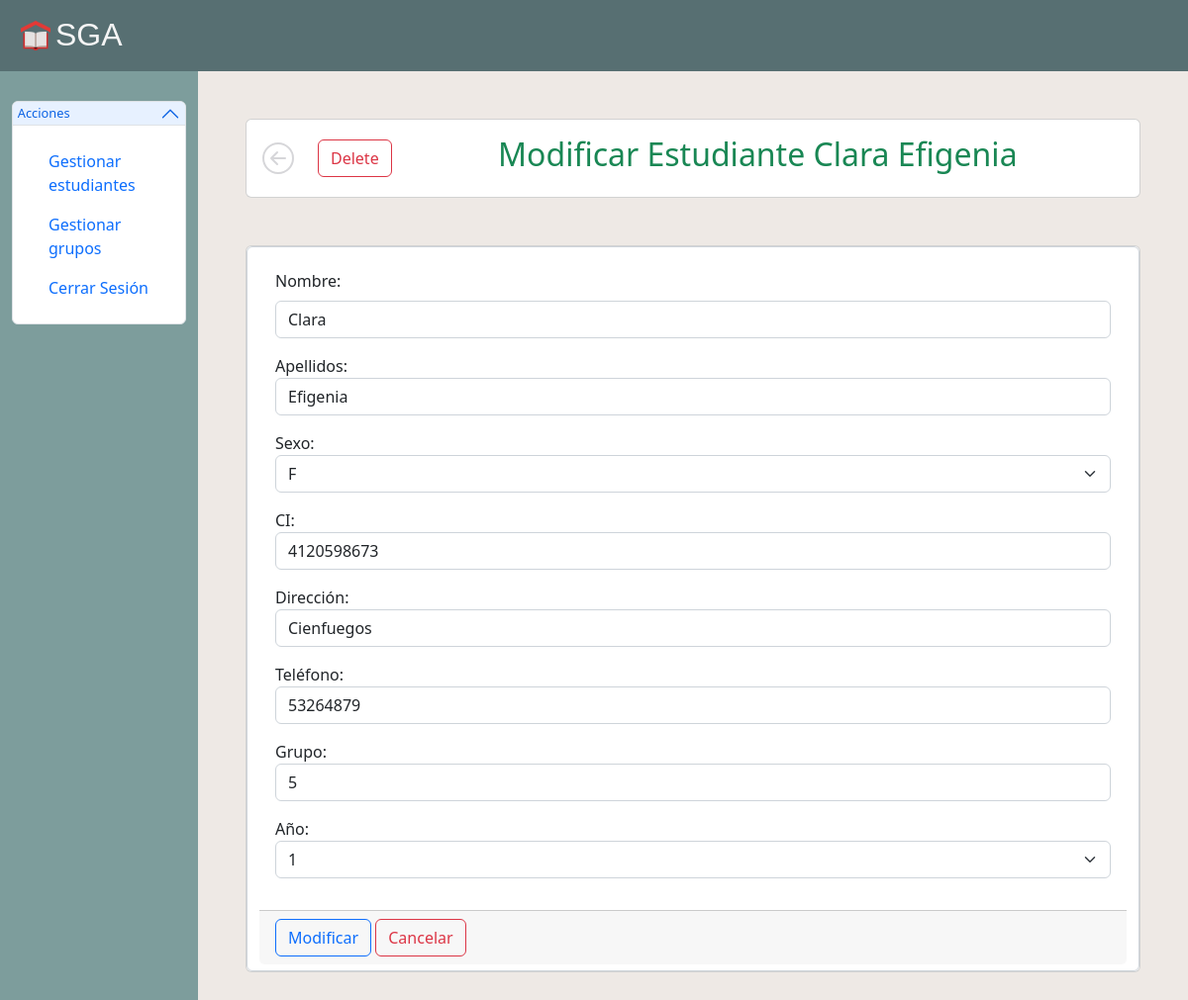
The app's page /secretaria/modificar_estudiante/4120598673 (signed in) with its own data.
### apps/secretaria/models.py (models this page shows, shortened)
class Estudiante(models.Model):
   nombre = models.CharField(max_length=20)
   apellidos = models.CharField(max_length=40)
   sexo = models.CharField(max_length=1, choices = (
      ('M', 'M'),
      ('F', 'F')
   ))
   ci = models.IntegerField()
   dir = models.CharField(max_length=100)
   tel = models.IntegerField()
   grupo = models.IntegerField()
   anno = models.CharField(max_length=1, choices= (
      ('1', '1'),
      ('2', '2'),
      ('3', '3'),
      ('4', '4'),
      ('5', '5')
   ))

### apps/secretaria/views.py (the view, shortened to what this page needs)
# urls.py: path('modificar_estudiante/<int:id>', views.modificarEstudiante, name='modificar_estudiante'),
@login_required
def modificarEstudiante(request, id):
   if request.method == 'GET':
      estudiante = get_object_or_404(Estudiante, ci=id)
      form = modificarForm(instance=estudiante)
      return render(request, 'estudiante/modificar_estudiante.html', {
         'estudiante' : estudiante, 'form' : form
      })

### apps/secretaria/forms.py
class modificarForm(ModelForm):
   class Meta:
      model = Estudiante
      fields = ['nombre', 'apellidos', 'sexo', 'ci', 'dir', 'tel', 'grupo', 'anno']

### apps/secretaria/templates/estudiante/modificar_estudiante.html (shortened to what this page needs)
{% extends 'layouts/base.html' %}
{% load static %}
{% block links %}
   <link rel="stylesheet" href="{% static 'css/insertar.css' %}">
{% endblock %}
{% block content %}
   <header class="flex-row justify-content-start p-3 card m-5">
      <a class="nav-link" href="{% url 'estudiantes' %}" title="back"></a>
      <form action="{% url 'eliminar_estudiante' estudiante.ci %}" method="POST" class="me-auto ms-4">
         <button class="btn btn-outline-danger">
            Delete
         </button>
      </form>
      <h2 class="me-auto text-success">Modificar Estudiante {{estudiante.nombre}} {{estudiante.apellidos}}</h2>
   </header>
   <div class="card m-5">
      <form action="" method="POST" class="form-control form-row d-flex flex-column">
         <div class="card-body">
            <fieldset><label class="form-label" for="">Nombre:</label>{{ form.nombre }}</fieldset>
            <fieldset><label for="">Apellidos:</label>{{ form.apellidos }}</fieldset>
            <fieldset><label for="">Sexo:</label>{{ form.sexo }}</fieldset>
            <fieldset><label for="">CI:</label>{{ form.ci }}</fieldset>
            <fieldset><label for="">Dirección:</label>{{ form.dir }}</fieldset>
            <fieldset><label for="">Teléfono:</label>{{ form.tel }}</fieldset>
            <fieldset><label for="">Grupo:</label>{{ form.grupo }}</fieldset>
            <fieldset><label for="">Año:</label>{{ form.anno }}</fieldset>
         </div>
         <div class="card-footer">
            <button class="btn btn-outline-primary">Modificar</button>
            <a href="{% url 'estudiantes' %}" class="btn btn-outline-danger">Cancelar</a>
         </div>
      </form>
   </div>
{% endblock %}

### apps/secretaria/static/css/insertar.css (style rules this page uses)
#mainRow > main > header { align-items: center; }
#mainRow > main > header > a { color: rgba(48, 52, 64, .2); text-align: center; }
#mainRow > main > div > form > div > fieldset > input { margin-bottom: 1rem; display: block; width: 100%; padding: 0.375rem 0.75rem; font-size: 1rem; font-weight: 400; line-height: 1.5; color: #212529; background-color: #fff; background-clip: padding-box; border: 1px solid #ced4da; -webkit-appearance: none; -moz-appearance: none; appearance: none; border-radius: 0.375rem; transition: border-color 0.15s ease-in-out, box-shadow 0.15s ease-in-out; }
#mainRow > main > div > form > div > fieldset > select { margin-bottom: 1rem; display: block; width: 100%; padding: 0.375rem 2.25rem 0.375rem 0.75rem; -moz-padding-start: calc(0.75rem - 3px); font-size: 1rem; font-weight: 400; line-height: 1.5; color: #212529; background-color: #fff; background-repeat: no-repeat; background-position: right 0.75rem center; background-size: 16px 12px; border: 1px solid #ced4da; border-radius: 0.375rem; transition: border-color 0.15s ease-in-out, box-shadow 0.15s ease-in-out; -webkit-appearance: none; -moz-appearance: none; appearance: none; }

### records on screen
Estudiante: nombre "Clara", apellidos "Efigenia", sexo "F", ci "4120598673", dir "Cienfuegos", tel "53264879", grupo "5", anno "1"
